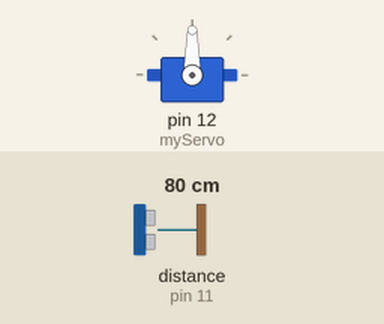
Recording of a sketch running on a simulated Arduino Uno, built with avr-gcc and run on an emulated ATmega328P. Parts: servo. Wiring (inferred from the names in the program): ultrasonic range finder: trigger pin 10; echo pin 11. The test bench sets the inputs (shaded band); at power-on: distance to the obstacle (sensor on pin 11) 80 cm. The echo pulse lasts 58.3 µs per cm; what the sketch prints to the serial monitor is not drawn.

Above: at 0.01 s.
1.3 s: distance to the obstacle (sensor on pin 11) set to 2 cm
At 1.9 s:
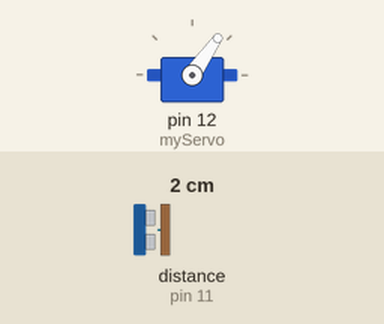
4.3 s: distance to the obstacle (sensor on pin 11) set to 60 cm
At 5.95 s:
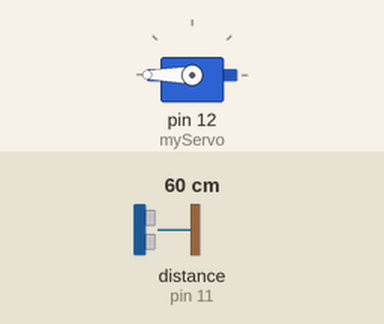
Timing chart, 0 to 13.3 s (numbered marks = the images above; inputs shaded):
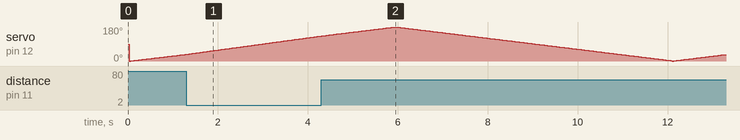

The sketch:

JLRadar.ino
```cpp
/*
------------------------------------------------------------------------------------
Proceso:     JLRadar.ino
Descripción: Mini proyecto sencillo para un Radar
Versión:     1.0
Fecha:       02-05-2024
Autor:       José Javier LLoris Roig - Valencia ( España )
Email:       javierllorisprogramador@gmail.com
Web:         https://javierlloris.blogspot.com
             En la actualidad en periodo de actualización para incluir más programas
             con sus códigos fuentes incluidos y repositorios de donde descargarlos.
             Pronto estarán todos en GitHub.

Tarjetas para el harware:
------------------------------------------------------------------------------------
Tarjeta arduino Rev3  => Tarjeta base Arduino UNO Rev3
Sensor                => Módulo de ultrasonidos HC-SR04
ServoMotor            => 1 x servoMotor SG90
Cables                => Cables hembras y machos Dupoint

Programas:
------------------------------------------------------------------------------------
Visual Studio Code => Editor de fuentes ver 1.92.0
Arduino            => Instalar el programa ARDUINO IDE ver 2.3.3
Processing         => Instalar el programa PROCESSING VER 4.0

Adicionales:
------------------------------------------------------------------------------------
ProcesingRadar => Procesing_radar.pde
                  Programa Java que muestra en pantalla la imagen del un Radar
                  capturando los datos del puerto de serie.
                  A tener en cuenta: En el fuente Procesing_radar.pde para que
                  funcione hay que modificar el número de puerto de como se compilo
                  el fuente JLRadar.ino.
                  Modificar el puerto de esta linea: ( esta en la linea 19 ), en mi
                  caso la última modificación fue en el puerto COM27.
                  myPort = new Serial(this,"COM27", 9600);
                  Ese fuente es de código abierto ( open source ) cada uno es libre
                  de poder usarlo para sus proyectos. Desconozco el autor para ser
                  nombrqado.

Tiendas donde compro los componentes de electronica y robotica:
------------------------------------------------------------------------------------
Aliexpress china : https://es.aliexpress.com ( en español )
Turibot españa   : https://www.turibot.es/
Amazon españa    : https://www.amazon.es
Sinoning.com     : https://www.sinoning.com/
Makerbuying china: https://www.makerbuying.com/
Tiendatec españa : https://www.tiendatec.es/

Notas del autor:
------------------------------------------------------------------------------------
Experiencia en programación en multitud de lenguajes y S.O: 35 años.
En la actualidad: PreJubilado por enfermedad.
Lenguaje de programación preferido para programas de escritorio: Fivewin & Harbour
lenguaje multiplaforma incluso puedes embeber código Borland C dentro de los fuentes
SEO Antonio linares- Malaga ( España ).
Web : https://www.fivetechsoft.com/spanish/productos.php
Foro: https://forums.fivetechsupport.com/viewforum.php?f=6

Por costumbre suele documentar los fuentes de todos mis programas lo máximo que
puedo, para que cualquier programador que quiera modificar el fuente lo tenga lo
más fácil posible.

Este fuente es código abierto ( open source ) y puedes hacer lo que quieras con el.
Si requieres de alguna ayuda puedes mandarme un email arriba indicado.

Ojala puedas disfrutar tanto como yo de la programación, robótica y electronica.

*/

// Incluimos el archivo de cabecera para servomotores
#include <Servo.h>

// Declaramos y asignamos los Pin al sendor ultrasonico y al servomotor
const int sensorUltraPin = 10;  // Pin sensor ultrasonidos
const int servoMotorPin  = 11;  // Pin servoMotorPin

// Declaramos las variables para el calculo de la distancia
long duration;
int distance;

// Creamos el objeto myServo, en este caso solo tenemos 1 servomotor
Servo myServo;

/*--------------------------------------------------------------------------------*/
/* Función setup()                                                                */
/* Descripción = Inicializa el entorno del proyecto                               */
/*--------------------------------------------------------------------------------*/
void setup()
{
  // attach()  Nos permite indicar en que pin tenemos conectado nuestro servo
  // pinMode() Permite configurar a cada pin, de forma individual, como entrada o
  // como salida. Valores: OUTPUT( salida ) o INPUT( entrada ).
  // Write() Escribe datos binarios a través del puerto serie, es en este caso le
  // indicamos los grados que tiene que girar el servomotor.

  pinMode(sensorUltraPin,OUTPUT); // Declaramos el sensor ultrasonico como salida
  pinMode(servoMotorPin, INPUT);  // Declaramos el servomotor como entrada
  Serial.begin(9600);             // Velocidad de transmisión en serie en baudios
  myServo.attach(12);             // Asignamos el servoMotorPin qal pin 12

  myServo.write(90);              // Situamos el servoMotorPin a 90º
  delay(30);                      // Hacemos un delay de 30 milisegundos

}

/*--------------------------------------------------------------------------------*/
/* Función loop()                                                                 */
/* Descripción = Realiza un bucle infinito hasta desconectar el cable USBPRINTER  */
/*               (SERIE)                                                          */
/*--------------------------------------------------------------------------------*/
void loop()
{
  // Giramos el servomotor de 0 a 180º, es decir, de izquierda a derecha
  for( int i=0; i<=180; i++ )
  {
    moveservo( i );
  }

  // Giramos el servomotor de 180 a 0º, es decir, de derecha a izquierda
  for( int i=180; i>1; i-- )
  {
    moveservo( i );
  }

}

/*--------------------------------------------------------------------------------*/
/* Función moveservo( int i )                                                     */
/* Descripción = Gira el servoMotorPin de 0 a 180º y viceversa                    */
/* Parametro int i = Recibe el valor de giro del servomotor                       */
/*--------------------------------------------------------------------------------*/
void moveservo( int i )
{

  myServo.write(i);                 // Movemos el servomotor según el valor de i
  delay(30);                        // Hacemos un delay de 30 milisegundos

  distance = CalculateDistance();   // Calculamos la distancia del objeto detectado

  // Enviamos al puerto serie la concatenación del valor del servomotor y distancia
  Serial.print(i);
  Serial.print(",");
  Serial.print(distance);
  Serial.print(".");

}

/*--------------------------------------------------------------------------------*/
/* Función CalculateDistance()                                                    */
/* Descripción = Calculamos la distancia del objeto detectado                     */
/*--------------------------------------------------------------------------------*/

int CalculateDistance()
{
  // digitalWrite() sirve para establecer un valor de HIGH o LOW en un pin digital
  // arduino siempre y cuando se haya configurado como salida (OUTPUT) como en este
  // caso. Enviar este valor para establecerá un voltaje en el pin de 3.3 o 5V
  // ( HIGH ) o 0V ( LOW ) dependiendo de la placa.
  digitalWrite(sensorUltraPin, LOW);
  delayMicroseconds(2);
  digitalWrite(sensorUltraPin, HIGH);
  delayMicroseconds(10);
  digitalWrite(sensorUltraPin, LOW);

  // pulseIn() El método pulseIn() retorna la longitud en microsegundos en un pin
  // de entrada digital por un periodo de tiempo desde 10 milisegundos hasta 3 min.
  // Puede ser usado para leer sensores que retornan una serie de pulsos como
  // algunos acelerómetros o medidores de rango.
  duration = pulseIn(servoMotorPin, HIGH); // Obtenemos la longuitud en miliseg.
  distance= duration * 0.034 / 2;          // Calculamos la distancia
  return distance;                         // Devolvemos la distancia

}
```
